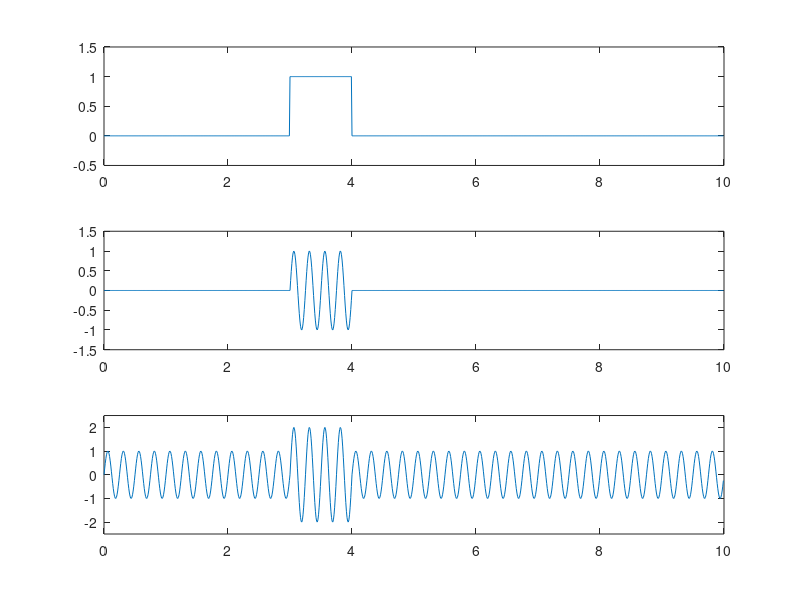
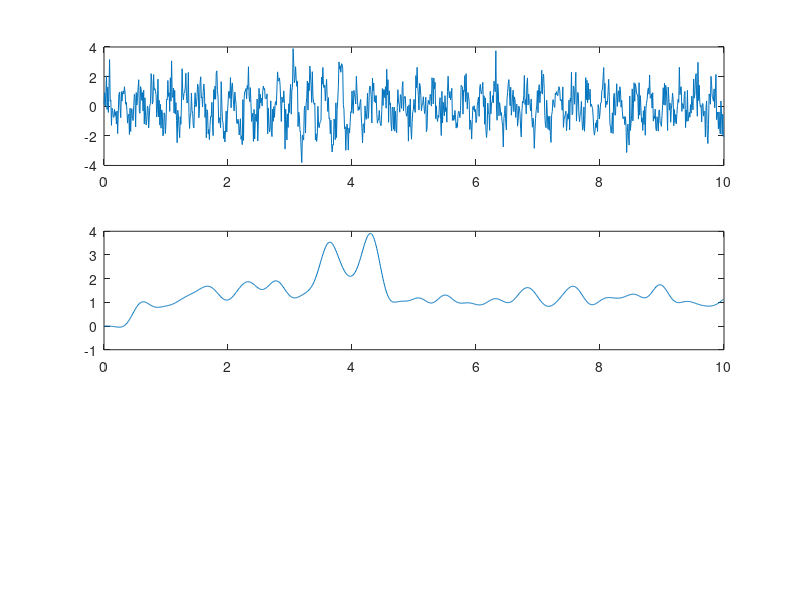

These figures' MATLAB source, in order:
%ASK modulation/demodulation demo
fc = 4;    % carrier frequency
N = 10;     % number of bits
res = 100;  % time resolution of signal
t = 0:1/res:(N-1/res);  % make a time line
an = 0.8;       % noise magnitude (randn generates standard Gaussian with \sigma=1)
rn = 1;         % ASK coefficients (NRZ level is raised by this)
threshold = ((1+rn)^2+1)/4 + an^2;
bk = rand(1,N)>0.5; % make N random bits
bt = kron(bk,ones(1,res));
carrier = sin(2*pi*fc*t);
OOK = bt.*carrier;
ASK = (bt+rn).*carrier;
figure(1); 
subplot(3,1,1); plot(t,bt); axis([0 N -.5 1.5]);
subplot(3,1,2); plot(t,OOK); axis([0 N -1.5 1.5]);
subplot(3,1,3); plot(t,ASK); axis([0 N -2.5 2.5]);
rask = ASK + an*randn(1, length(t)); % add noise to the signal
figure(2); subplot(3,1,1); plot(t, rask);
% work on the demodulator side
sqrask = rask.*rask;
B = fir1(res, 4/res);
filterout = filter(B,1,sqrask);
subplot(3,1,2); plot(t,filterout);
samples = filterout(res:res:end);   % take samples
rbk = samples>(threshold-0.1);
error = sum(bk~=rbk);       % count all the error bits 
error   % display result
